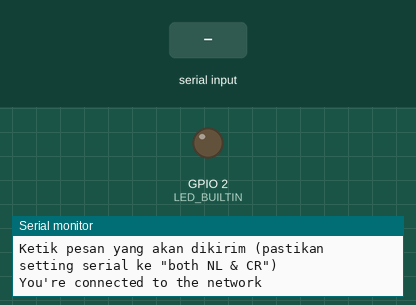
Recording of a sketch running on a simulated ESP32. On the bench: output pins drawn as LEDs (lit = HIGH), the last lines printed to the serial monitor. The test bench sets the inputs (shaded band). WiFi joins after 1.5 s; servers stay silent unless stated; uploads are accepted with an empty reply.

Above: at 1.2 s.
1.3 s: "1\n" received over Serial
At 7.1 s:
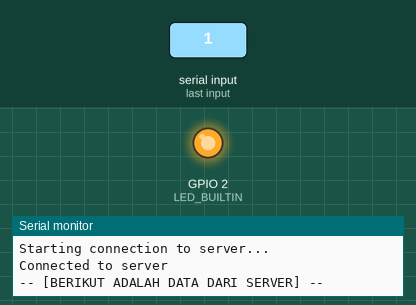
Timing chart, 0 to 8.8 s (numbered marks = the images above; inputs shaded):
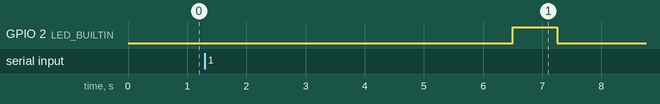

The sketch:

InputOutput-MySQL_ESP32.ino
```cpp
#include <WiFi.h>

char ssid[] = "FiryanulRizky";        // Isi dengan nama profil Wifi
char pass[] = "12345678";            // password wifi
char server[] = "192.168.1.107";     // alamat access point yang telah terinstall XAMPP local host
//char server[] = "firyan.000webhostapp.com";     // alamat web hosting

char namaVariabel[] = "Variabel";
String text = "";
String Respon = "";
bool responDariServer = false;

bool statusKomunikasiWifi = false;
long waktuMulai;
long waktuMintaData = 5000; //minta data setiap 5000ms
int LED_BUILTIN = 2;

WiFiClient client;
int status = WL_IDLE_STATUS;

void setup()
{
  Serial.begin(115200);
  pinMode(LED_BUILTIN, OUTPUT);
  Serial.println("Koneksi arduino dengan mySql menggunakan ESp32 dan XAMPP");
  Serial.println("Ketik pesan yang akan dikirim (pastikan setting serial ke \"both NL & CR\")");

  status = WiFi.begin(ssid, pass);
  // you're connected now, so print out the data
  Serial.println("You're connected to the network");
   //print the SSID of the network you're attached to

}

void loop()
{
  //tunggu imputan nilai dari untuk dikirim ke server
  while(Serial.available())
  {
    char c = Serial.read();
    if((c != '\r') && (c != '\n'))
    {
      text += c;
    }
    if(c == '\n')
    {
      statusKomunikasiWifi = kirimKeDatabase("dataDariSerial",text);
      text = "";
      waktuMulai = millis();
    }
  }

  if(waktuMintaData < millis() - waktuMulai)
  {
    statusKomunikasiWifi = ambilDatabase("perintah");
    waktuMulai = millis();
  }

  // periksa respon dari server
  if(statusKomunikasiWifi)
  {
    // if there are incoming bytes available
    // from the server, read them and print them
    while (client.available())
    {
      char c = client.read();
      Respon += c;
    }

    // if the server's disconnected, stop the client
    if (!client.connected()) {
      client.stop();
      statusKomunikasiWifi = false;
      responDariServer = true;
    }
  }

  // penanganan data yang diretima dari server
  if(responDariServer)
  {
    responDariServer = false;
    //Serial.println(Respon);
    int posisiData = Respon.indexOf("\r\n\r\n");
    String Data = Respon.substring(posisiData+4);
    Data.trim();

    String variabel;
    String nilai;

    Serial.println("\n-- [BERIKUT ADALAH DATA DARI SERVER] --\n");
    posisiData = Data.indexOf('=');
    if(posisiData > 0)
    {
      variabel = Data.substring(0,posisiData);
      nilai = Data.substring(posisiData+1);

      //===========Penanganan respon disini
      Serial.print(variabel);
      Serial.print(" = ");
      Serial.println(nilai);


    }
    Respon = "";
  }
}
bool ambilDatabase(String variabel)
{
        digitalWrite(LED_BUILTIN, HIGH);
        delay(750);
        digitalWrite(LED_BUILTIN, LOW);
        delay(300);
  Serial.println();
  // print your WiFi shield's IP address
  Serial.print("Tulis IP Address ini di browser: ");
  Serial.println(server);
  Serial.println("Memulai koneksi ke server...");
  // if you get a connection, report back via serial
  if (client.connect(server, 80)) {
    Serial.println("Berhasil terkoneksi ke server");
    // Make a HTTP request
    client.print("GET /UAS_IOTL_06/keArduino.php?variabel=");
    client.print(variabel);;
    client.println(" HTTP/1.1");
    client.print("Host: ");
    client.println(server);
    client.println("Connection: close");
    client.println();

    long _startMillis = millis();
    while (!client.available() and (millis() - _startMillis < 2000));

    return true;
  }
  return false;
}

bool kirimKeDatabase(String namaVariabel, String nilai)
{
  Serial.println();
  Serial.println("Starting connection to server...");
  // if you get a connection, report back via serial
  if (client.connect(server, 80)) {
    Serial.println("Connected to server");
    // Make a HTTP request

    // parameter 1
    client.print("GET /UAS_IOTL_06/dariArduino.php?");
    client.print("variabel=");
    client.print(namaVariabel);

    // parameter 2 dan selanjutnya
    client.print("&");
    client.print("nilai=");
    client.print(nilai);

    client.println(" HTTP/1.1");
    client.print("Host: ");
    client.println(server);
    client.println("Connection: close");
    client.println();

    return true;
  }
  return false;
}
```
